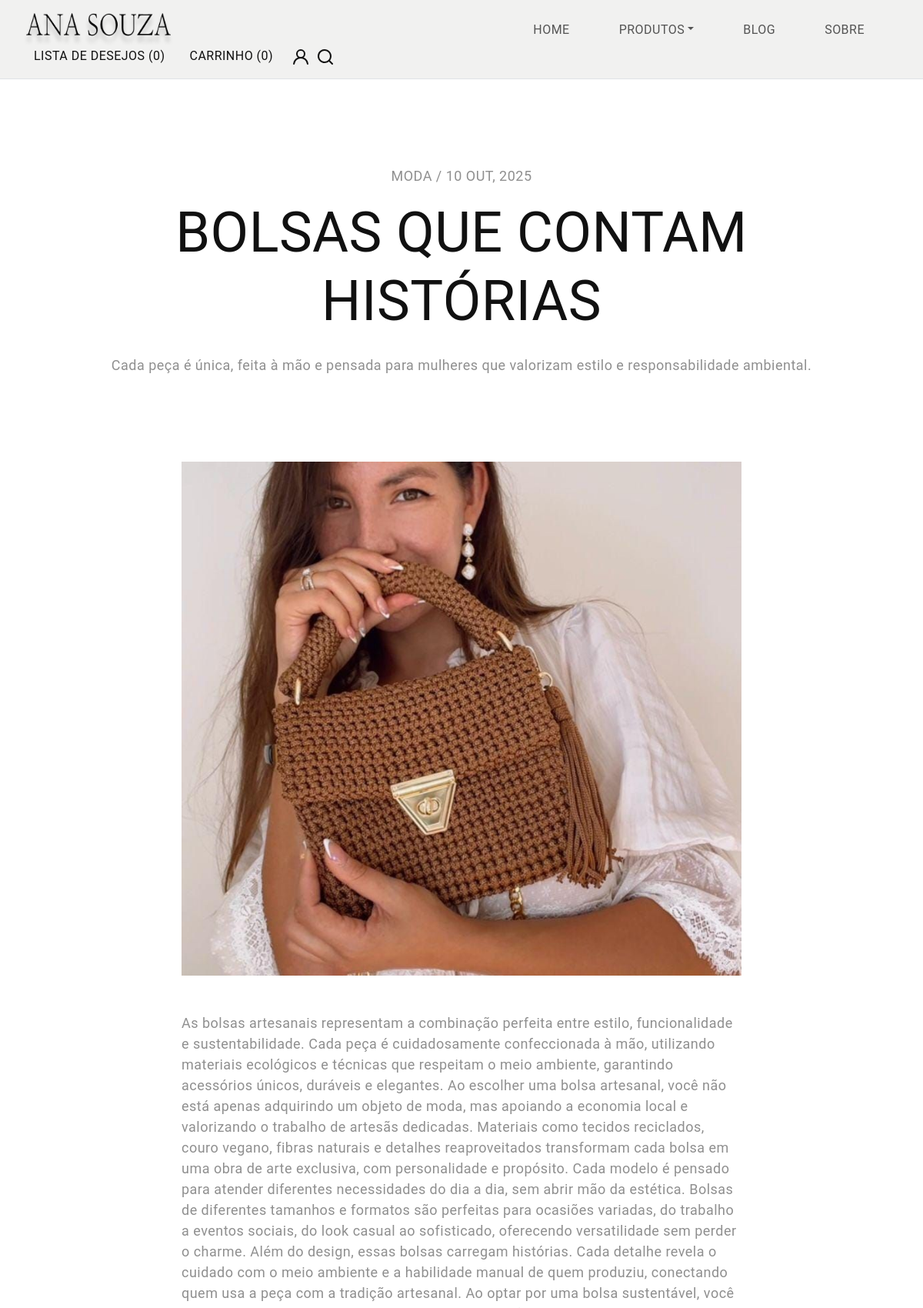
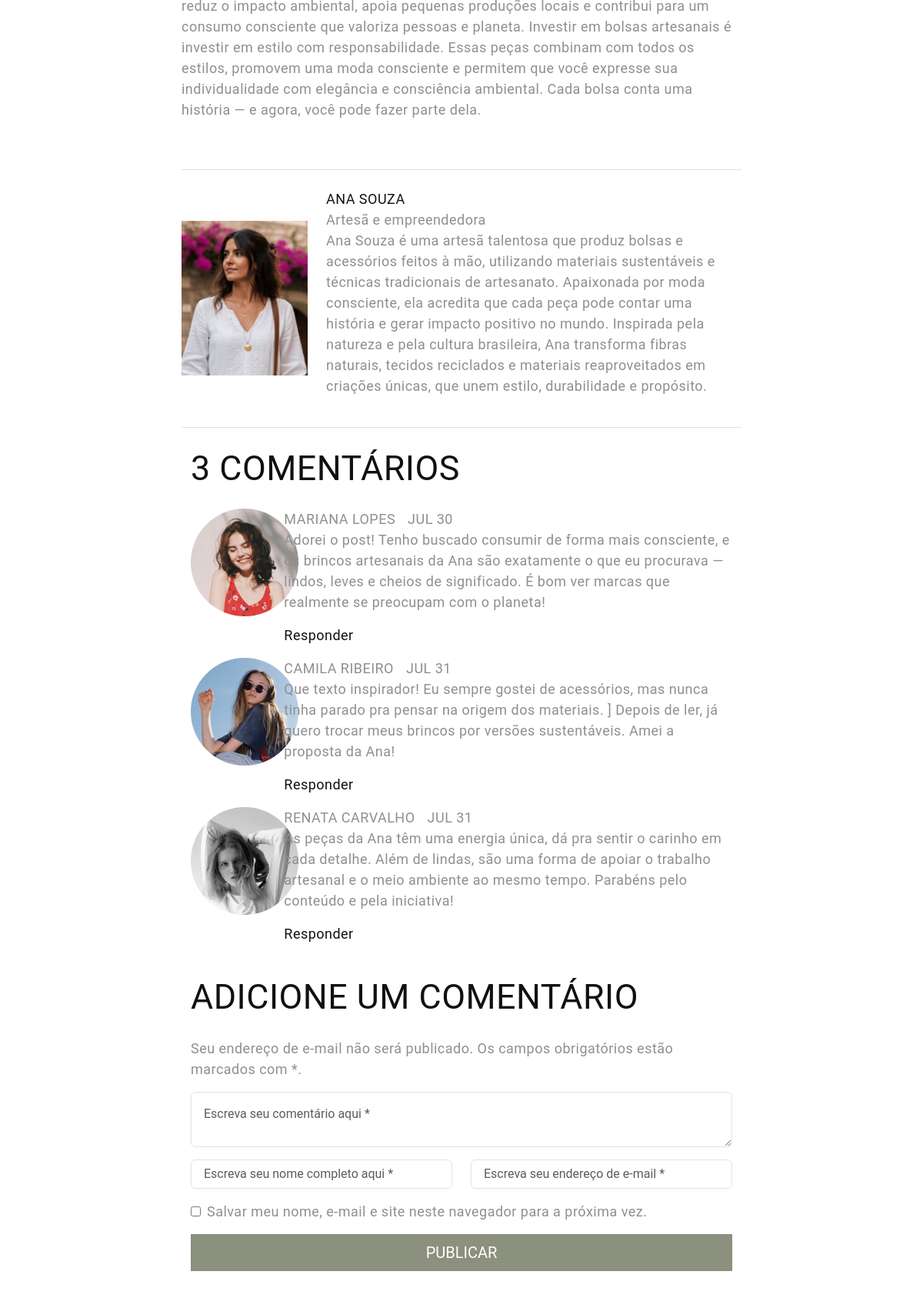
/post_blog/3 (upper part), run on the app's committed database (2 pictures, top to bottom).
### app.py (models this page shows)
class Post(db.Model):
    id = db.Column(db.Integer, primary_key=True)
    titulo = db.Column(db.String(150), nullable=False)
    subtitulo = db.Column(db.String(250))
    conteudo = db.Column(db.Text, nullable=False)
    autor = db.Column(db.String(100))
    data_publicacao = db.Column(db.String(20))
    imagem = db.Column(db.String(200))  # caminho da imagem na pasta static

### app.py (the view)
@app.route("/post_blog/<int:post_id>")
def blog_post(post_id):
    post = Post.query.get_or_404(post_id)
    posts = Post.query.order_by(Post.id.desc()).all()
    return render_template("post_blog.html", post=post, posts=posts)

### app.py (called while the page is built, shortened)
@app.context_processor
def inject_cart_count():
    carrinho = session.get('carrinho', {})
    cart_count = sum(carrinho.values())  # soma todas as quantidades
    return dict(cart_count=cart_count)

@app.context_processor
def inject_cart_data():
    carrinho = session.get('carrinho', {})
    produtos_carrinho = []
    total = 0
    return dict(produtos_carrinho=produtos_carrinho, total=total)

@app.context_processor
def inject_wishlist_count():
    wishlist_count = len(session.get('wishlist', []))
    return dict(wishlist_count=wishlist_count)

### templates/post_blog.html (shortened to what this page needs)
<!DOCTYPE html>
<html lang="pt-BR">
<head>
  <link href="https://cdn.jsdelivr.net/npm/bootstrap@5.3.0-alpha3/dist/css/bootstrap.min.css" rel="stylesheet"
>
  <link rel="stylesheet" href="https://cdn.jsdelivr.net/npm/swiper@9/swiper-bundle.min.css" />
  <link rel="stylesheet" href="{{ url_for('static', filename='css/vendor.css') }}">
  <link rel="stylesheet" href="{{ url_for('static', filename='css/style.css') }}">
  <link
    href="https://spans.googleapis.com/css2?family=Jost:ital,wght@0,300;0,400;0,500;0,700;1,300;1,400;1,500;1,700&family=Marcellus&display=swap"
    rel="stylesheet">
</head>
<body class="homepage">
  {% include 'navbar.html' %}
  <section class="hero-section mt-5 py-5">
    <div class="hero-content">
      <div class="container">
        <div class="row text-center">
          <div class="post-meta text-uppercase my-3">
            <span class="post-category">Moda</span> / <span class="meta-date">{{ post.data_publicacao }}</span>
          </div>
          <h1 class="post-title text-uppercase">
            <a href="{{ url_for('blog_post', post_id=post.id) }}">{{ post.titulo }}</a>
          </h1>
          <p>{{ post.subtitulo }}</p>
        </div>
      </div>
    </div>
  </section>
  <div class="post-wrap py-5 no-padding-bottom">
    <div class="container">
      <div class="row g-5">
        <main class="post-grid col-md-8 offset-md-2">
          <div class="row">
            <article class="post-item">
              <div class="hero-image">
                <img src="{{ url_for('static', filename=post.imagem) }}" alt="{{ post.titulo }}" class="img-fluid">
              </div>
              <div class="post-content py-5">
                <div class="post-description">
                  <p>{{ post.conteudo | safe }}</p>
                  </div>
                </div>
              </div>
            <div id="post-author-info" class="border-top border-bottom py-4">
              <div class="row d-flex align-items-center">
                <div class="col-md-3">
                  <div class="image-holder">
                    <a itemprop="url" href="#">
                      <img src="{{ url_for('static', filename='resource/AnaSouza.png') }}" class="img-fluid" alt="author">
                    </a>
                  </div>
                </div>
                <div class="col-md-9">
                  <div class="post-author-content">
                    <div class="element-title text-uppercase">
                      <a itemprop="url" href="">{{ post.autor }}</a>
                    </div>
                    <span class="author-position">Artesã e empreendedora</span>
                    <p>Ana Souza é uma artesã talentosa que produz bolsas e acessórios feitos à mão, utilizando materiais sustentáveis e técnicas tradicionais de artesanato.
                        Apaixonada por moda consciente, ela acredita que cada peça pode contar uma história e gerar impacto positivo no mundo.
                        Inspirada pela natureza e pela cultura brasileira, Ana transforma fibras naturais, tecidos reciclados e materiais reaproveitados em criações únicas,
                        que unem estilo, durabilidade e propósito. </p>
                  </div>
                </div>
              </div>
            </div>
            <section id="post-comment">
              <div class="container">
                <div class="row">
                  <div class="comments-wrap">
                    <h3 class="text-uppercase">
                      <span class="count">3</span> Comentários
                    </h3>
                    <div class="comment-list">
                      <article class="comment-item pb-3 row">
                        <div class="col-md-2">
                          <img src="{{ url_for('static', filename='resource/comentario1.png') }}" alt="default" class="commentor-image rounded-circle">
                        </div>
                        <div class="col-md-10">
                          <div class="author-post">
                            <div class="comment-meta text-uppercase d-flex gap-3">
                              <div class="author-name">Mariana Lopes</div>
                              <span class="meta-date">Jul 30</span>
                            </div>
                            <p>Adorei o post! Tenho buscado consumir de forma mais consciente,
                              e os brincos artesanais da Ana são exatamente o que eu procurava — lindos, leves e cheios de significado.
                              É bom ver marcas que realmente se preocupam com o planeta!</p>
                            <div class="comments-reply border-animation">
                              <a href="#">
                                Responder </a>
                            </div>
                          </div>
                        </div>
                      </article>
                      <article class="comment-item pb-3 row child-comments">
                        <div class="col-md-2">
                          <img src="{{ url_for('static', filename='resource/comentario2.png') }}" alt="default" class="commentor-image rounded-circle">
                        </div>
                        <div class="col-md-10">
                          <div class="author-post">
                            <div class="comment-meta text-uppercase d-flex gap-3">
                              <div class="author-name">Camila Ribeiro</div>
                              <span class="meta-date">Jul 31</span>
                            </div>
                            <p>Que texto inspirador! Eu sempre gostei de acessórios, mas nunca tinha parado pra pensar na origem dos materiais. ]
                                Depois de ler, já quero trocar meus brincos por versões sustentáveis. Amei a proposta da Ana!</p>
                            <div class="comments-reply border-animation">
                              <a href="#">
                                Responder</a>
                            </div>
                          </div>
                        </div>
                      </article>
                      <article class="comment-item pb-3 row">
                        <div class="col-md-2">
                          <img src="{{ url_for('static', filename='resource/comentario3.png') }}" alt="default" class="commentor-image rounded-circle">
                        </div>
                        <div class="col-md-10">
                          <div class="author-post">
                            <div class="comment-meta text-uppercase d-flex gap-3">
                              <div class="author-name">Renata Carvalho</div>
                              <span class="meta-date">Jul 31</span>
                            </div>
                            <p>As peças da Ana têm uma energia única, dá pra sentir o carinho em cada detalhe.
                                Além de lindas, são uma forma de apoiar o trabalho artesanal e o meio ambiente ao mesmo tempo. Parabéns pelo conteúdo e pela iniciativa!</p>
                            <div class="comments-reply border-animation">
                              <a href="#">
                                Responder </a>
                            </div>
                          </div>
                        </div>
                      </article>
                    </div>
                  </div>
                  <div class="comment-respond">
                    <h3 class="text-uppercase">Adicione um comentário</h3>
                    <p>Seu endereço de e-mail não será publicado. Os campos obrigatórios estão marcados com *.</p>
                    <form method="post" class="form-group padding-small">
                      <div class="row">
                        <div class="col-lg-12 mb-3">
                          <textarea class="form-control ps-3 pt-3" id="comment" name="comment" placeholder="Escreva seu comentário aqui *"></textarea>
                        </div>
                        <div class="col-lg-6 mb-3">
                          <input class="form-control ps-3" type="text" name="author" id="author" placeholder="Escreva seu nome completo aqui *">
                        </div>
                        <div class="col-lg-6">
                          <input class="form-control ps-3" type="email" name="email" id="email" placeholder="Escreva seu endereço de e-mail *">
                        </div>
                        <div class="col-lg-12">
                          <label class="d-flex align-items-center">
                            <input type="checkbox" class="checked-box me-2">
                            <span class="label-body">Salvar meu nome, e-mail e site neste navegador para a próxima vez.</span>
                          </label>
                        </div>
                        <div class="col-lg-12 mt-3">
                          <button class="btn btn-lg btn-primary text-uppercase btn-rounded-none w-100" type="submit">Publicar</button>
                        </div>
                      </div>
                    </form>
                  </div>
                </div>
              </div>
            </section>
          </div>
      </div>
    </div>
</body>
</html>

### static/css/style.css (style rules this page uses)
body { --heading-font: "Marcellus", Roboto, sans-serif; --heading-font-weight: 400; --heading-color: #111; --heading-line-height: 1.24; --swiper-theme-color: #8C907E; --bs-body-font-family: "Jost", Roboto, sans-serif; --bs-body-font-size: 18px; --bs-body-font-weight: 400; --bs-body-line-height: 1.5; --bs-body-color: #8f8f8f; --bs-body-color-rgb: 143, 143, 143; --bs-primary: #8C907E; --bs-secondary: #6c757d; --bs-black: #111; --bs-light: #F1F1F0; --bs-dark: #212529; --bs-gray: #9aa1a7; --bs-gray-dark: #51565b; --bs-primary-rgb: 140, 144, 126; --bs-secondary-rgb: 108, 117, 125; --bs-black-rgb: 17, 17, 17; --bs-light-rgb: 241, 241, 240; --bs-dark-rgb: 33, 37, 41; --bs-link-color: #111; --bs-link-color-rgb: 17, 17, 17; --bs-link-decoration: underline; --bs-link-hover-color: #111; --bs-link-hover-color-rgb: 17, 17, 17; }
body { letter-spacing: 0.03rem; }
h1, .h1, h2, .h2, h3, .h3, h4, .h4, h5, .h5, h6, .h6 { font-family: var(--heading-font); font-weight: var(--heading-font-weight); color: var(--heading-color); line-height: var(--heading-line-height); }
h1, h2, h3 { margin: 25px 0; }
h1, .h1 { font-size: 4.5rem; }
h3, .h3 { font-size: 2.8rem; }
a { text-decoration: none; }
.btn { --bs-btn-border-radius: 0; }
.btn-primary { --bs-btn-color: #fff; --bs-btn-bg: #8C907E; --bs-btn-border-color: #8C907E; --bs-btn-hover-color: #fff; --bs-btn-hover-bg: #5e624e; --bs-btn-hover-border-color: #5e624e; --bs-btn-focus-shadow-rgb: 49, 132, 253; --bs-btn-active-color: #fff; --bs-btn-active-bg: #5e624e; --bs-btn-active-border-color: #5e624e; --bs-btn-active-shadow: inset 0 3px 5px rgba(0, 0, 0, 0.125); --bs-btn-disabled-color: #fff; --bs-btn-disabled-bg: #8C907E; --bs-btn-disabled-border-color: #8C907E; }
.border-animation a, .border-animation a:after, .border-animation a:before { transition: all .5s; }
.border-animation a { position: relative; }
.border-animation a:after { position: absolute; bottom: 0; left: 0; right: 0; margin: auto; width: 0; content: '.'; color: transparent; background: var(--bs-primary); height: 2px; }

### data on the page
Post: data_publicacao "10 OUT, 2025", titulo "BOLSAS QUE CONTAM HISTÓRIAS", subtitulo "Cada peça é única, feita à mão e pensada para mulheres que valorizam estilo e responsabilidade ambiental.", imagem (picture), conteudo "As bolsas artesanais representam a combinação perfeita entre estilo, funcionalidade e sustentabilidade. Cada peça é cuidadosamente confeccionada à mão, utilizando materiais ecológicos e técnicas que respeitam o meio ambiente, garantindo acessórios únicos, duráveis e elegantes. Ao escolher uma bolsa artesanal, você não está apenas adquirindo um objeto de moda, mas apoiando a economia local e valorizando o trabalho de artesãs dedicadas. Materiais como tecidos reciclados, couro vegano, fibras naturais e detalhes reaproveitados transformam cada bolsa em uma obra de arte exclusiva, com personalidade e propósito. Cada modelo é pensado para atender diferentes necessidades do dia a dia, sem abrir…", autor "ANA SOUZA"

### other printed values
{{ wishlist_count }} "0"
{{ cart_count }} "0"
